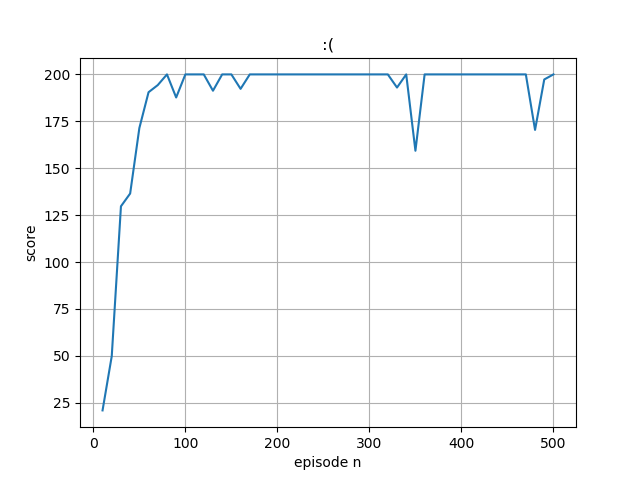

Recreate this plot in Python.
import numpy as np
import gym
import sys
import tensorflow as tf 
import matplotlib
import matplotlib.pyplot as plt
from tensorboard.plugins.hparams import api as hp
actor_model = tf.keras.models.Sequential([
  tf.keras.layers.Dense(128,input_shape=(1,4),activation='relu'),
  tf.keras.layers.Dense(2, activation='softmax')
])
e_clip=0.2
ent_coef=0.01
@tf.function
def losss(states,actions,advantages):
   indices=[]
   entropy_losses=[]
   for x in range(len(states)):
     indices.append([x,actions[x]])

   logits=actor_model(states)
   entropy_losses.append(logits*tf.math.log(logits))
   probs=tf.math.log(tf.gather_nd(logits,tf.convert_to_tensor(indices)))
   
   logits2=old_actor_model(states)
   old_probs=tf.math.log(tf.gather_nd(logits2,tf.convert_to_tensor(indices)))
   ratios = tf.exp(probs-old_probs)
   clip_probs = tf.clip_by_value(ratios, 1.-e_clip, 1.+e_clip)

   entropy_losses=tf.math.reduce_mean(entropy_losses)

   loss=-tf.reduce_mean(tf.minimum(tf.multiply(ratios, advantages), tf.multiply(clip_probs, advantages)))
   # loss=loss-ent_coef*entropy_losses
   return loss


optimizer = tf.keras.optimizers.Adam(learning_rate = 0.001)
old_actor_model = tf.keras.models.Sequential([
  tf.keras.layers.Dense(128,input_shape=(1,4),activation='relu', trainable=False),
  tf.keras.layers.Dense(2, activation='softmax', trainable=False)
])


def upd_old_policy():
  weights_actor_model = actor_model.get_weights()
  old_actor_model.set_weights(weights_actor_model)


critic_model = tf.keras.models.Sequential([
  tf.keras.layers.Dense(128,input_shape=(1,4),activation='relu'),
  tf.keras.layers.Dense(1)
])
critic_model.compile(loss='mean_squared_error', optimizer=tf.keras.optimizers.Adam(learning_rate = 0.005))

def discount_normalize_rewards(running_add,r, gamma = 0.99):
    discounted_r = np.zeros_like(r)
    running_add = 0
    for t in reversed(range(0, r.size)):
        running_add = running_add * gamma + r[t]
        discounted_r[t] = running_add
    discounted_r -= np.mean(discounted_r)
    discounted_r /= np.std(discounted_r)
    return discounted_r

env = gym.make('CartPole-v0')
env.seed(1)
# env._max_episode_steps = 1000
episodes = 500
score=0
episode_n=[]
mean_score=[]
discount_factor=0.99
tau=0.95
max_score=200
Actor_update_steps = 10
Critic_update_steps = 10


def train(buff):
    upd_old_policy()
    previous_states= []
    real_previous_values=[]
    advantages=[]
    actions=[]
    last_gae = 0.0
    GAMMA = 0.99
    GAE_LAMBDA = 0.95
    for previous_state, action, reward, current_state, done in reversed(buff):
        actions.append(action)
        previous_states.append(previous_state)
        if done:
           delta = reward - critic_model(previous_state)
           last_gae = delta
        else:
          delta = reward + GAMMA * critic_model(current_state) - critic_model(previous_state)
          last_gae = delta + GAMMA * GAE_LAMBDA * last_gae
        advantages.append(last_gae)
        real_previous_values.append(last_gae + critic_model(previous_state))
 
    actions=list(reversed(actions))
    previous_states=list(reversed(previous_states))
    advantages=list(reversed(advantages))
    real_previous_values=list(reversed(real_previous_values))


    previous_states=np.array(previous_states)
    real_previous_values=np.array(real_previous_values)

    critic_model.fit(previous_states, real_previous_values, epochs=Critic_update_steps,verbose=0,batch_size=len(buff))
    advantages=np.vstack(advantages)
    
    advantages = (advantages - advantages.mean()) / (advantages.std() + 1e-8)
    advantages=tf.squeeze(advantages)
    previous_states=np.vstack(previous_states)

    for _ in range(Actor_update_steps):
      with tf.GradientTape() as tape:
        losses=losss(previous_states,actions,advantages)

      grads = tape.gradient(losses, actor_model.trainable_variables)
      grads, _ = tf.clip_by_global_norm(grads, 0.5)
      optimizer.apply_gradients(zip(grads, actor_model.trainable_variables))
    
    
	
for e in range(episodes):
  state = env.reset()
  episode_score = 0
  episode_memory=[]
  done = False
  running_add=0
  while not done:
    state = state.reshape([1,4])
    logits = actor_model(state)
    a_dist = logits.numpy()
    
    a = np.random.choice(a_dist[0],p=a_dist[0]) # Choose random action with p = action 
    a, = np.where(a_dist[0] == a)
    a=a[0]
    next_state, reward, done, _ = env.step(a)
    next_state = next_state.reshape([1,4])
    episode_score +=reward

    episode_memory.append([state, a, reward, next_state, done])
    state=next_state
  episode_memory=np.array(episode_memory)
  # episode_memory[:,2] = discount_normalize_rewards(running_add,episode_memory[:,2])
  train(episode_memory)
  score+=episode_score

  print("Episode  {}  Score  {}".format(e+1, episode_score))
  if (e+1) % 10 == 0:
    episode_n.append(e+1)
    mean_score.append(score/10)
    print("Episode  mean  score  {}".format(score/10))
    score=0
    

fig, ax = plt.subplots()
ax.plot(episode_n, mean_score)
ax.set(xlabel='episode n', ylabel='score',title=':(')
ax.grid()
fig.savefig("ppo_gae.png")
plt.show()